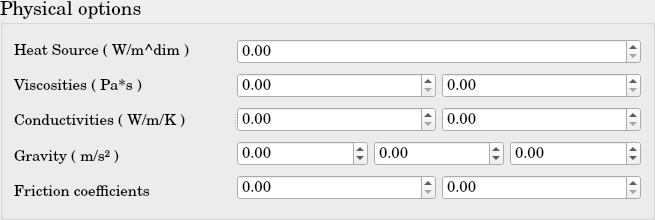
   <widget class="QGroupBox" name="FEqs_PhysicalOptions">
    <property name="geometry">
     <rect>
      <x>60</x>
      <y>60</y>
      <width>655</width>
      <height>220</height>
     </rect>
    </property>
    <property name="font">
     <font>
      <family>Century Schoolbook L</family>
      <pointsize>14</pointsize>
      <weight>50</weight>
      <bold>false</bold>
     </font>
    </property>
    <property name="title">
     <string>Physical options</string>
    </property>
    <layout class="QGridLayout" name="gridLayout_3">
     <item row="0" column="0">
      <widget class="QSplitter" name="splitter">
       <property name="orientation">
        <enum>Qt::Horizontal</enum>
       </property>
       <widget class="QWidget" name="layoutWidget">
        <layout class="QVBoxLayout" name="FEqs_PhysicalOptionsLayoutV_2">
         <item>
          <widget class="QLabel" name="FEqs_HeatSource">
           <property name="font">
            <font>
             <pointsize>11</pointsize>
            </font>
           </property>
           <property name="text">
            <string>Heat Source ( W/m^dim )</string>
           </property>
          </widget>
         </item>
         <item>
          <widget class="QLabel" name="FEqs_Viscosity">
           <property name="font">
            <font>
             <pointsize>11</pointsize>
            </font>
           </property>
           <property name="text">
            <string>Viscosities ( Pa*s )</string>
           </property>
          </widget>
         </item>
         <item>
          <widget class="QLabel" name="FEqs_Conductivity">
           <property name="font">
            <font>
             <pointsize>11</pointsize>
            </font>
           </property>
           <property name="text">
            <string>Conductivities ( W/m/K )</string>
           </property>
          </widget>
         </item>
         <item>
          <widget class="QLabel" name="FEqs_Gravity">
           <property name="font">
            <font>
             <pointsize>11</pointsize>
            </font>
           </property>
           <property name="text">
            <string>Gravity ( m/s² )</string>
           </property>
          </widget>
         </item>
         <item>
          <widget class="QLabel" name="FEqs_FrictionCoef">
           <property name="font">
            <font>
             <pointsize>11</pointsize>
            </font>
           </property>
           <property name="text">
            <string>Friction coefficients</string>
           </property>
          </widget>
         </item>
        </layout>
       </widget>
       <widget class="QWidget" name="layoutWidget">
        <layout class="QVBoxLayout" name="verticalLayout_15">
         <item>
          <widget class="QDoubleSpinBox" name="FEqs_HeatSource_doubleSpinBox">
           <property name="font">
            <font>
             <pointsize>11</pointsize>
            </font>
           </property>
           <property name="maximum">
            <double>999999999.990000009536743</double>
           </property>
          </widget>
         </item>
         <item>
          <layout class="QHBoxLayout" name="horizontalLayout">
           <item>
            <widget class="QDoubleSpinBox" name="FEqs_Viscosity_Phase1_doubleSpinBox">
             <property name="font">
              <font>
               <pointsize>11</pointsize>
              </font>
             </property>
             <property name="maximum">
              <double>999999999.990000009536743</double>
             </property>
            </widget>
           </item>
           <item>
            <widget class="QDoubleSpinBox" name="FEqs_Viscosity_Phase2_doubleSpinBox">
             <property name="font">
              <font>
               <pointsize>11</pointsize>
              </font>
             </property>
             <property name="maximum">
              <double>999999999.990000009536743</double>
             </property>
            </widget>
           </item>
          </layout>
         </item>
         <item>
          <layout class="QHBoxLayout" name="horizontalLayout_2">
           <item>
            <widget class="QDoubleSpinBox" name="FEqs_Conductivity_Phase1_doubleSpinBox">
             <property name="font">
              <font>
               <pointsize>11</pointsize>
              </font>
             </property>
             <property name="maximum">
              <double>999999999.990000009536743</double>
             </property>
            </widget>
           </item>
           <item>
            <widget class="QDoubleSpinBox" name="FEqs_Conductivity_Phase2_doubleSpinBox">
             <property name="font">
              <font>
               <pointsize>11</pointsize>
              </font>
             </property>
             <property name="maximum">
              <double>999999999.990000009536743</double>
             </property>
            </widget>
           </item>
          </layout>
         </item>
         <item>
          <layout class="QHBoxLayout" name="FEqs_Gravity_hLayout">
           <item>
            <widget class="QDoubleSpinBox" name="FEqs_Gravity_1d_doubleSpinBox">
             <property name="font">
              <font>
               <pointsize>11</pointsize>
              </font>
             </property>
             <property name="minimum">
              <double>-1000000000.000000000000000</double>
             </property>
             <property name="maximum">
              <double>1000000000.000000000000000</double>
             </property>
            </widget>
           </item>
           <item>
            <widget class="QDoubleSpinBox" name="FEqs_Gravity_2d_doubleSpinBox">
             <property name="font">
              <font>
               <pointsize>11</pointsize>
              </font>
             </property>
             <property name="minimum">
              <double>-1000000000.000000000000000</double>
             </property>
             <property name="maximum">
              <double>1000000000.000000000000000</double>
             </property>
            </widget>
           </item>
           <item>
            <widget class="QDoubleSpinBox" name="FEqs_Gravity_3d_doubleSpinBox">
             <property name="font">
              <font>
               <pointsize>11</pointsize>
              </font>
             </property>
             <property name="minimum">
              <double>-1000000000.000000000000000</double>
             </property>
             <property name="maximum">
              <double>1000000000.000000000000000</double>
             </property>
            </widget>
           </item>
          </layout>
         </item>
         <item>
          <layout class="QHBoxLayout" name="horizontalLayout_3">
           <item>
            <widget class="QDoubleSpinBox" name="FEqs_FrictionCoefficients_Phase1_doubleSpinBox">
             <property name="font">
              <font>
               <pointsize>11</pointsize>
              </font>
             </property>
             <property name="maximum">
              <double>1.000000000000000</double>
             </property>
            </widget>
           </item>
           <item>
            <widget class="QDoubleSpinBox" name="FEqs_FrictionCoefficients_Phase2_doubleSpinBox">
             <property name="font">
              <font>
               <pointsize>11</pointsize>
              </font>
             </property>
             <property name="maximum">
              <double>1.000000000000000</double>
             </property>
            </widget>
           </item>
          </layout>
         </item>
        </layout>
       </widget>
      </widget>
     </item>
    </layout>
   </widget>
